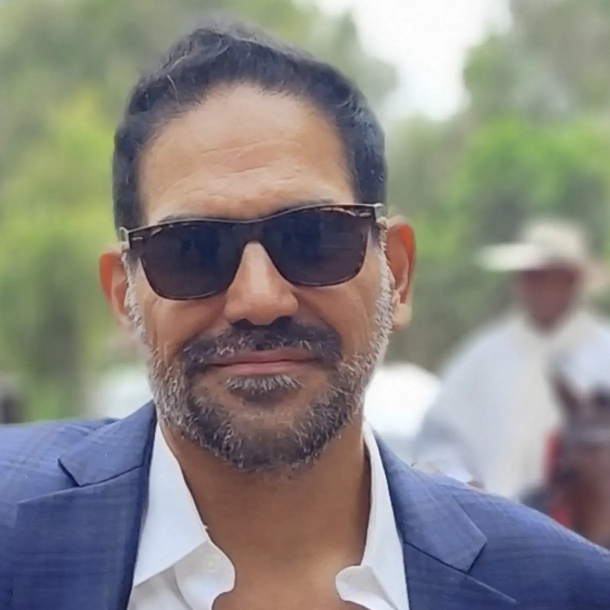
#> input picture 03-Theology/Eschatology-Framework/manuscript/matter-drafts/img/author-headshot-original.webp, 1220 x 1220 px (shown at 1/2 size)
$ python make_cover_mockup.py ../../matter-drafts/img/author-headshot-original.webp ../../matter-drafts/img/author-headshot-circle.png ../../matter-drafts/img/author-headshot-circle.png
#> lines starting #> are read from the running program, lines starting #| are printed output that depends on the picture
#!/usr/bin/env python3
"""Typeset front-cover mockups (EN + ES) over a chosen artwork with Pillow.

Pillow, not WeasyPrint, per the KodeArk lesson on full-bleed pages.
Trim 6x9in + 0.125in bleed at 300dpi = 1875x2775px. The artwork is resized to
that size here for layout only. The print cover uses the upscaled art.

    python3 scripts/cover/make_cover_mockup.py <artwork> <out-dir> [version-tag]
"""
import sys
from pathlib import Path
from PIL import Image, ImageDraw, ImageFilter, ImageFont

W, H = 1875, 2775           # 6.25 x 9.25 in at 300dpi (trim plus bleed)
BLEED = 38                  # 0.125in
SAFE = BLEED + 112          # keep type ~0.5in inside trim
CREAM = (243, 235, 221)
SHIFT = 260  # px the art is raised for ideogram-v3-3; 0 = as generated
FONT = "/System/Library/Fonts/Supplemental/Baskerville.ttc"   # 0 Regular, 2 Italic, 4 SemiBold

EDITIONS = {
    "en": {"title": ["The Promise", "and the", "Little Season"],
           "subtitle": ["An investigation into prophecy,", "the great commission, and the thousand years"],
           "author": "Marcelo Mario Berta Silva",
           "imprint": "Bright Forest Publishing", "site": "kollabs.ai"},
    "es": {"title": ["La promesa", "y el", "poco de tiempo"],
           "subtitle": ["Una investigación sobre la profecía,", "la gran comisión y los mil años"],
           "author": "Marcelo Mario Berta Silva",
           "imprint": "Bright Forest Publishing", "site": "kollabs.ai"},
}


def font(size: int, index: int) -> ImageFont.FreeTypeFont:
    return ImageFont.truetype(FONT, size, index=index)


def centered(draw: ImageDraw.ImageDraw, y: int, text: str, f: ImageFont.FreeTypeFont, fill, track: int = 0) -> int:
    if track:
        widths = [draw.textlength(c, font=f) for c in text]
        total = sum(widths) + track * (len(text) - 1)
        x = (W - total) / 2
        for c, w in zip(text, widths):
            draw.text((x, y), c, font=f, fill=fill)
            x += w + track
    else:
        draw.text(((W - draw.textlength(text, font=f)) / 2, y), text, font=f, fill=fill)
    box = f.getbbox(text)
    return y + (box[3] - box[1])


def compose(art: Path, lang: str) -> Image.Image:
#> called with lang = 'en'
    art_img = Image.open(art).convert("RGB").resize((W, H), Image.LANCZOS)
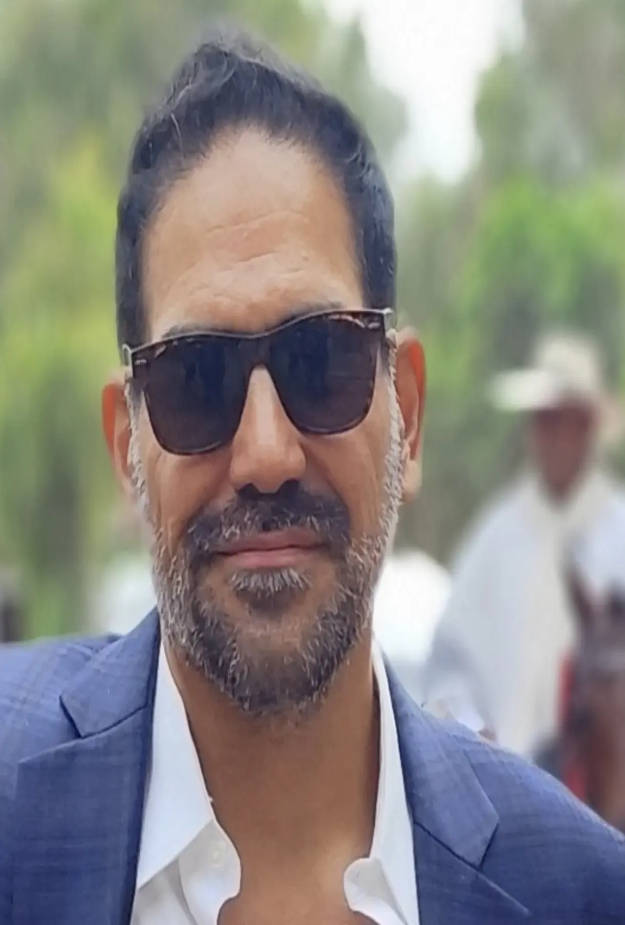
#> art_img: PIL image 1875x2775 RGB (shown at 1/3 size); mean R, G, B 137.4, 134.9, 130.7
    # Raise the tree without enlarging it (author request 2026-10-16): shift the
    # art up by SHIFT px and extend the hill below with a blurred stretch of its
    # own bottom rows; the footer scrim covers that band.
    img = Image.new("RGB", (W, H))
#> img: PIL image 1875x2775 RGB; every value is 0
    img.paste(art_img, (0, -SHIFT))
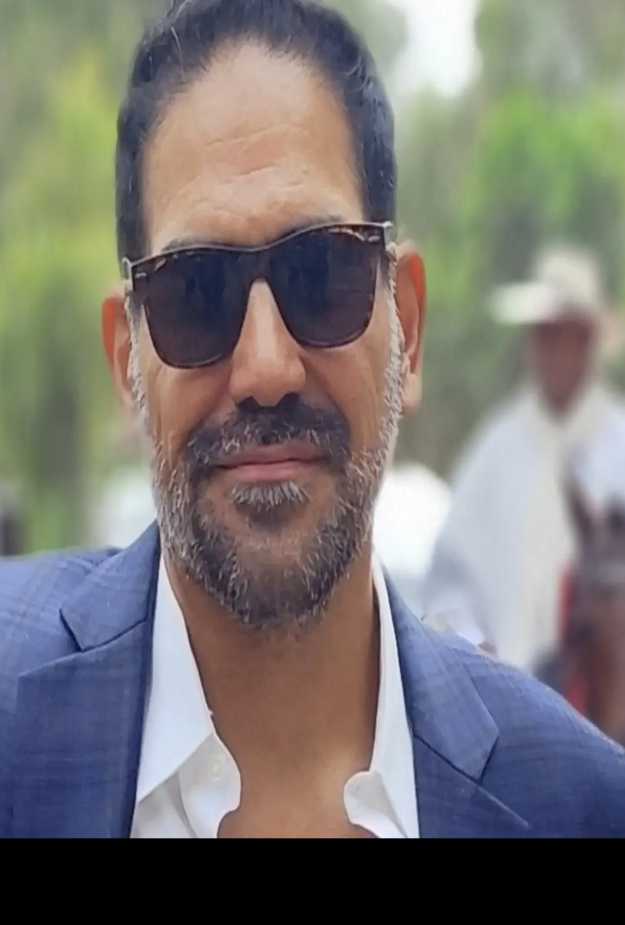
#> img: PIL image 1875x2775 RGB (shown at 1/3 size); mean R, G, B 121.7, 118.4, 115.7
    if SHIFT:
        base = art_img.crop((0, H - 80, W, H)).resize((W, SHIFT), Image.LANCZOS)
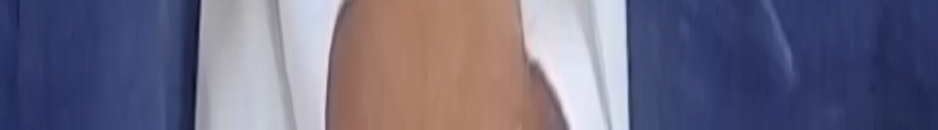
#> base: PIL image 1875x260 RGB (shown at 1/2 size); mean R, G, B 109, 105.9, 128.7
        img.paste(base.filter(ImageFilter.GaussianBlur(18)), (0, H - SHIFT))
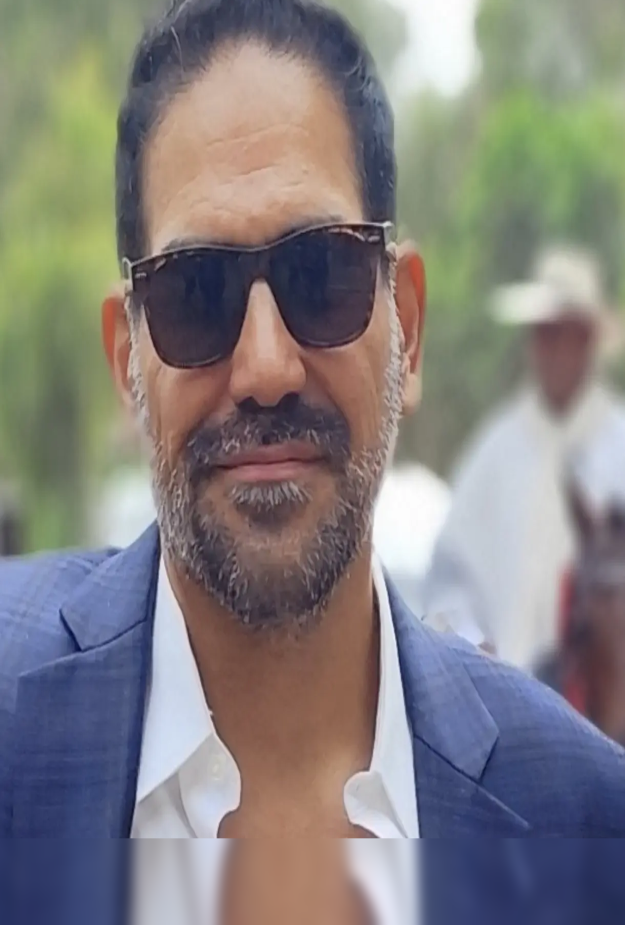
#> img: PIL image 1875x2775 RGB (shown at 1/3 size); mean R, G, B 131.9, 128.3, 127.7
    d = ImageDraw.Draw(img)
    e = EDITIONS[lang]
    big, small = font(176, 0), font(92, 2)
    y = SAFE + 150
    y = centered(d, y, e["title"][0], big, CREAM) + 40
#> y = 477
    y = centered(d, y, e["title"][1], small, CREAM) + 40
#> y = 588
    y = centered(d, y, e["title"][2], big, CREAM) + 120
#> y = 845
    rule_w = 260
    d.line([((W - rule_w) / 2, y), ((W + rule_w) / 2, y)], fill=CREAM, width=3)
    y += 70
#> y = 915
    sub = font(58, 2)
    for line in e["subtitle"]:
        y = centered(d, y, line, sub, CREAM) + 26
#> this loop made 2 passes
#> y on passes 1 to 2: 997, 1079
#> after the loop, y = 1079
    # Footer sits on a soft scrim (transparent -> deep indigo) so it reads over the hill.
    scrim_top = H - 520
    grad = Image.new("L", (1, 520))
    for i in range(520):
        grad.putpixel((0, i), int(205 * (i / 519) ** 1.6))
    shade = Image.new("RGB", (W, 520), (20, 26, 34))
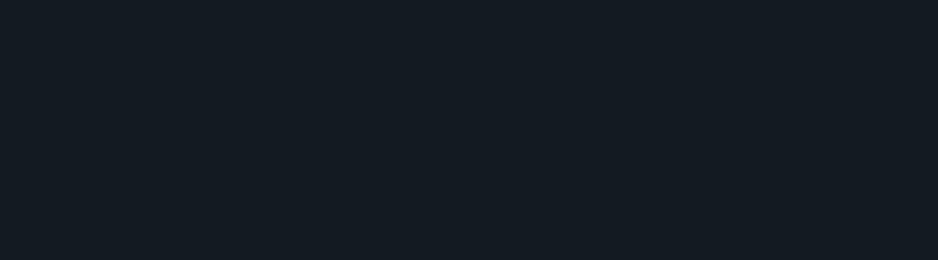
#> shade: PIL image 1875x520 RGB (shown at 1/2 size); mean R, G, B 20, 26, 34
    img.paste(shade, (0, scrim_top), grad.resize((W, 520)))
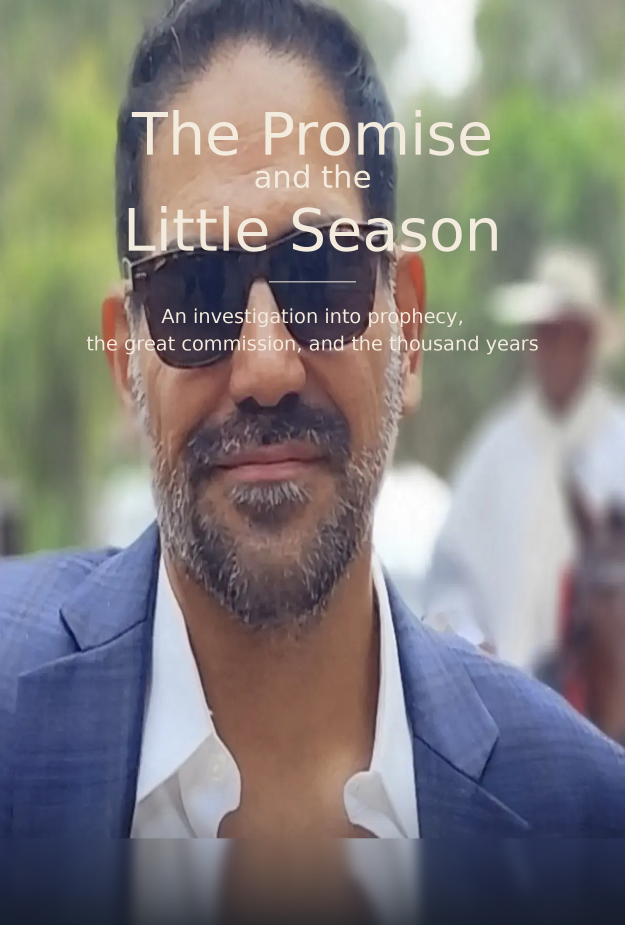
#> img: PIL image 1875x2775 RGB (shown at 1/3 size); mean R, G, B 129, 126.1, 124.6
    d = ImageDraw.Draw(img)
    author = font(64, 4)
    y = centered(d, H - SAFE - 175, e["author"].upper(), author, CREAM, track=6) + 44
#> y = 2543
    # Imprint: a name, not a legal entity. No "Co." or "LLC" (PUBLISHING-PREP-NOTES P7).
    y = centered(d, y, e["imprint"].upper(), font(36, 0), CREAM, track=8) + 20
#> y = 2589
    centered(d, y, e["site"], font(34, 2), CREAM)
    return img


def main() -> None:
    art, out = Path(sys.argv[1]), Path(sys.argv[2])
    tag = sys.argv[3] if len(sys.argv) > 3 else "v1"
    out.mkdir(parents=True, exist_ok=True)
    for lang in EDITIONS:
        p = out / f"cover-mockup-{lang}-{tag}.png"
        if p.exists():
            sys.exit(f"{p} exists; use a new version tag")
        compose(art, lang).save(p, dpi=(300, 300))
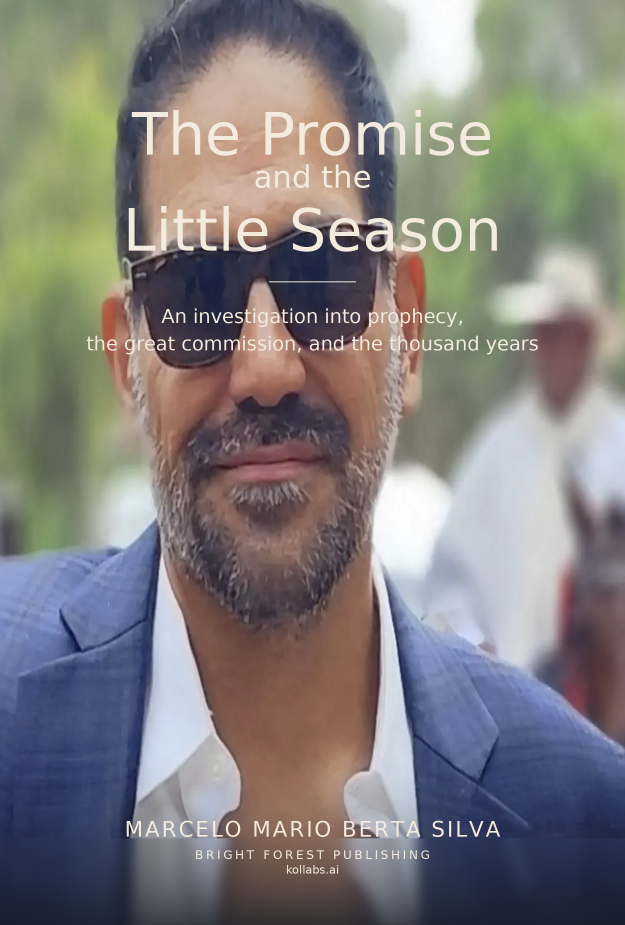
#> saved as author-headshot-circle.png.png: PIL image 1875x2775 RGB (shown at 1/3 size); mean R, G, B 129.4, 126.5, 125
        print("saved", p)


if __name__ == "__main__":
    main()
